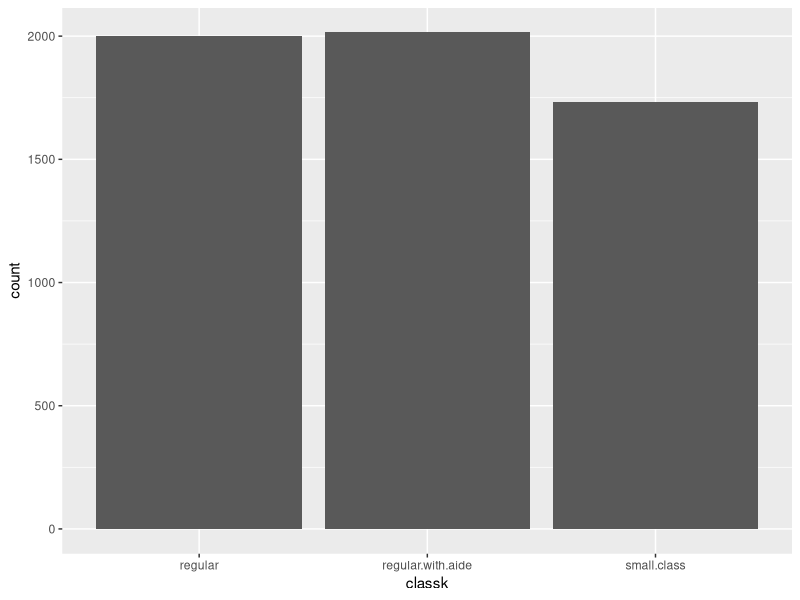
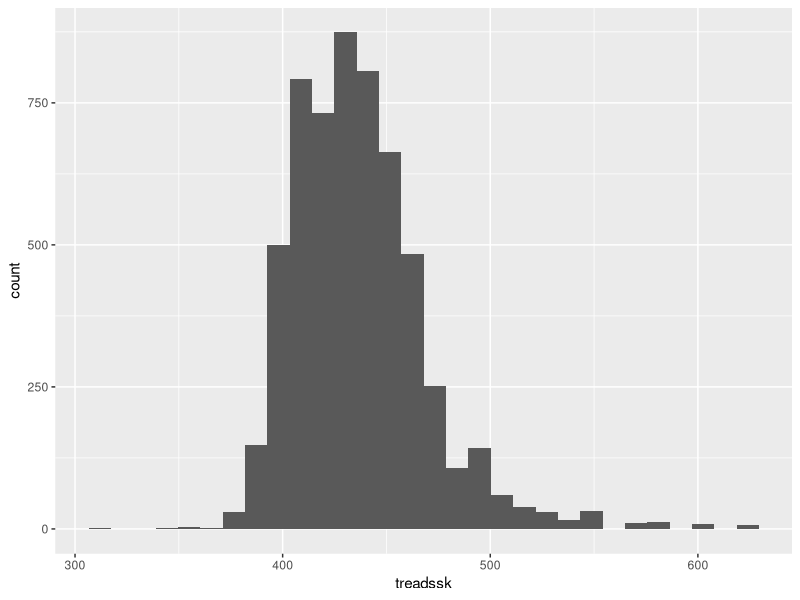
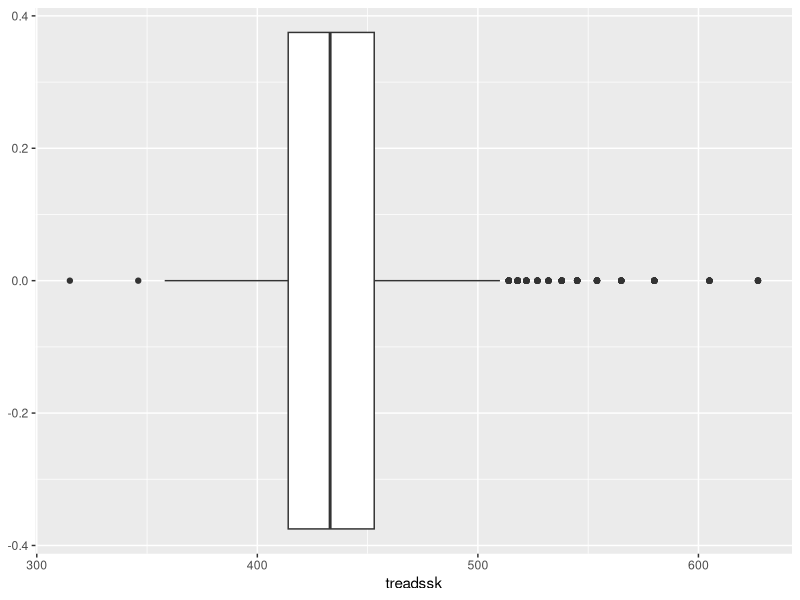
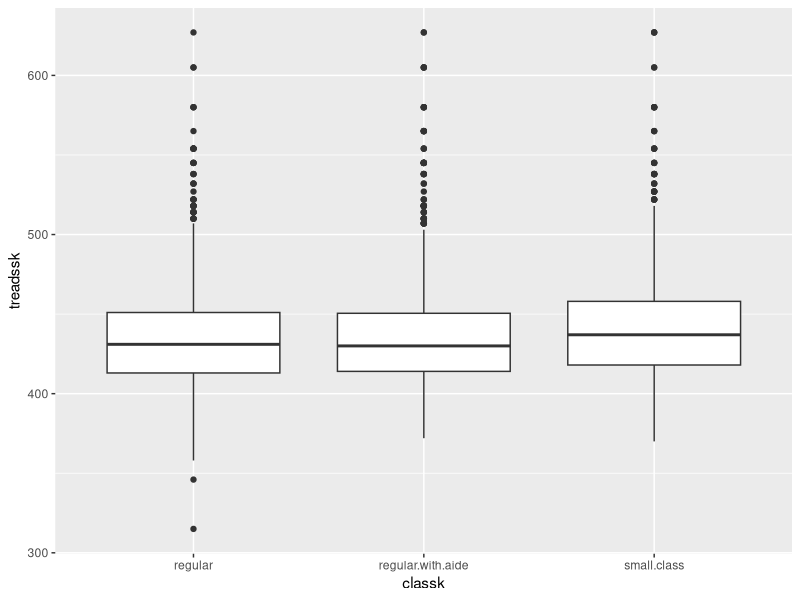
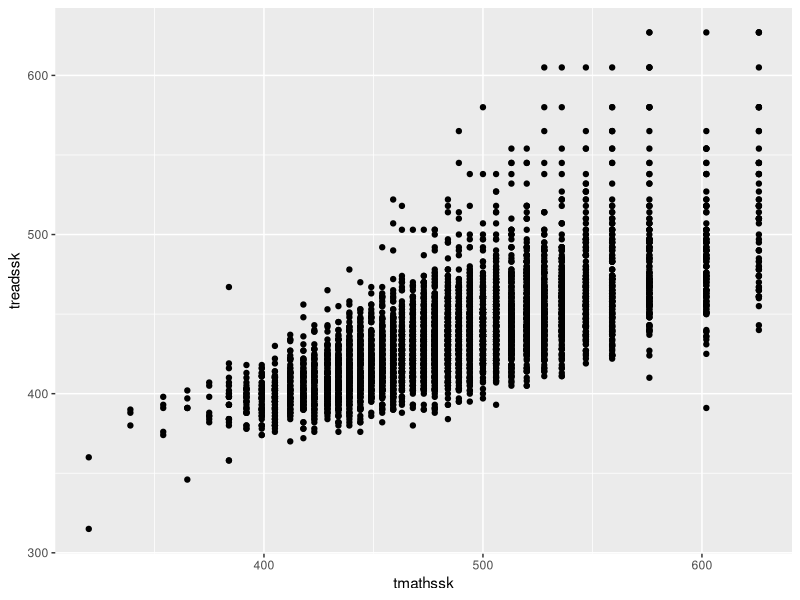
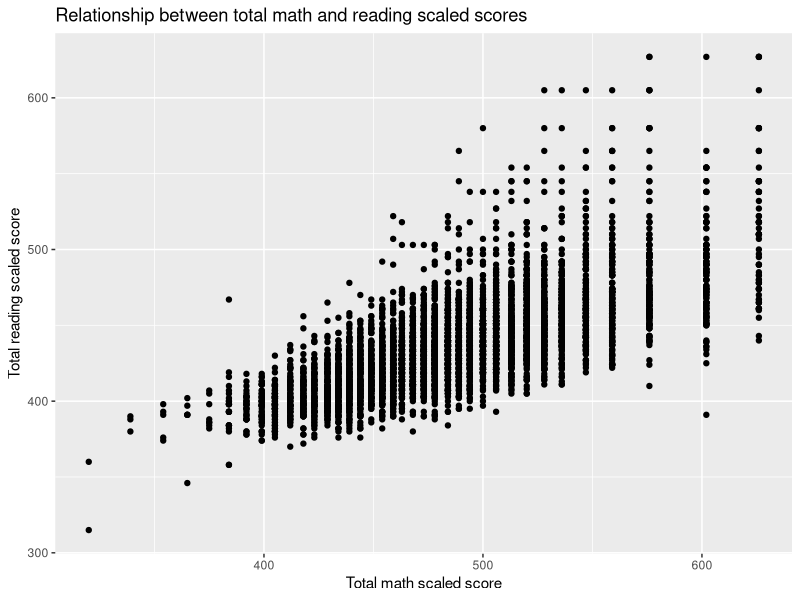

R code for these plots, in order:
library(tidyverse)
library(readxl)


star <- read_excel("datasets/star/star.xlsx")
head(star)

# Select given columns from star
select(star, tmathssk,treadssk,schidkn)


star_selected <- select(star, tmathssk,treadssk,schidkn)
head(star_selected)




select(star, -tmathssk, -treadssk, -schidkn)


select(star, -c(tmathssk, treadssk, schidkn))

# Select all columns between tmathssk and totexpk;
# Re-assign results back to star
star <- select(star, tmathssk:totexpk)
head(star)

# Calculate total score, months of experience
mutate(star, score_ttl = tmathssk+treadssk, months_exp = totexpk*12)

# Rename tmathssk and treadssk as 
# math_score and reading_score, respectively 
rename(star, math_score=tmathssk, reading_score=treadssk)

# Sort
arrange(star, classk)



# Read in our data sets
star <- read_excel("star.xlsx")
districts <- read_excel("district-names.xlsx")
head(star)
head(districts)

# Left outer join star on districts
left_join(star, districts)

# Get the average reading score
# by class type, sorted high to low 

star_grouped <- group_by(star,classk)
star_avg_reading <- summarize(star_grouped,avg_reading=mean(treadssk))
star_avg_reading_sorted <- arrange(star_avg_reading,desc(avg_reading))
star_avg_reading_sorted  

# Piping %>% 
# Get the average reading score
# by class type, sorted high to low 

star %>% 
  group_by(classk) %>% 
  summarise(avg_reading = mean(treadssk)) %>% 
  arrange(desc(avg_reading))


# Piping %>% 
# Get the average reading score 
# for students on the free lunch program
# by class type, sorted high to low

star %>% 
  filter(freelunk=='yes') %>% 
  group_by(classk) %>% 
  summarise(avg_reading = mean(treadssk)) %>% 
  arrange(desc(avg_reading))

# Count plot
ggplot(data=star,aes(x=classk))+
  geom_bar()

# Histogram
ggplot(data=star,aes(x=treadssk))+
  geom_histogram()

# Boxplot
ggplot(data=star,aes(x=treadssk))+
  geom_boxplot()

# Grouped boxplot
ggplot(data=star,aes(x=classk,y=treadssk))+
  geom_boxplot()

# Scatterplot
ggplot(data=star,aes(x=tmathssk,y=treadssk))+
  geom_point()

# Scatterplot with custom axis labels and title
ggplot(data=star,aes(x=tmathssk,y=treadssk))+
  geom_point() + 
  xlab('Total math scaled score') + ylab('Total reading scaled score')+
  ggtitle('Relationship between total math and reading scaled scores')
